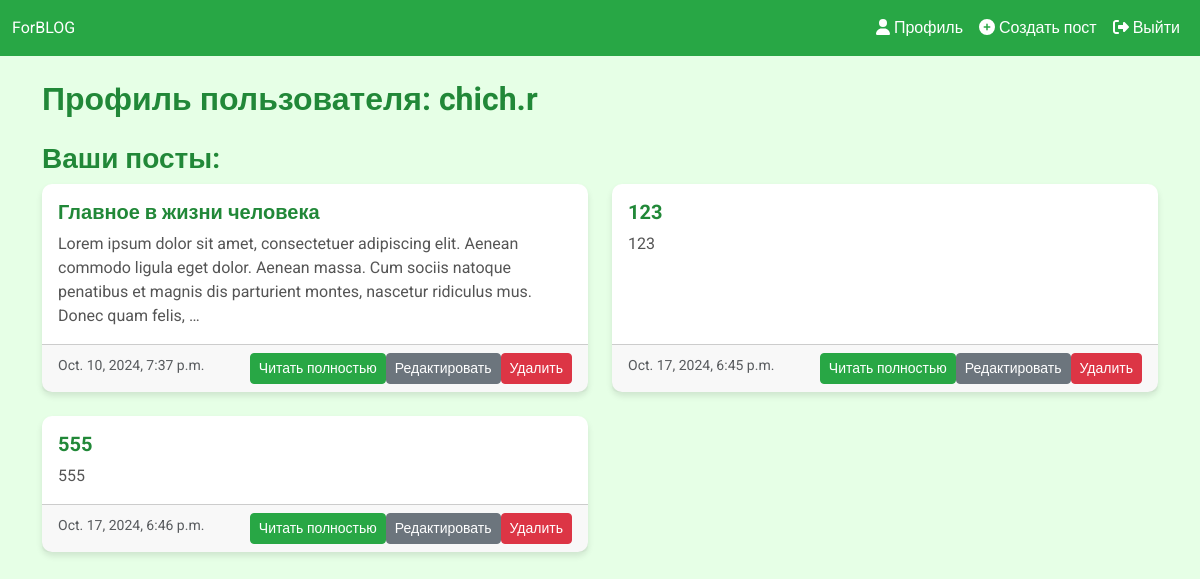
Page /profile/chich.r/ on the committed database.
### blog/models.py (models this page shows, shortened)
class Post(models.Model):
    title = models.CharField(max_length=200)
    content = models.TextField()
    pub_date = models.DateTimeField(default=timezone.now)
    published = models.BooleanField(default=True)
    author = models.ForeignKey(User, on_delete=models.CASCADE, related_name='posts')

### blog/views.py (the view)
# urls.py: path('profile/<str:username>/', views.user_profile_view, name='user_profile'),
def user_profile_view(request, username):
    user = get_object_or_404(User, username=username)
    posts = Post.objects.filter(author=user)
    return render(request, 'blog/profile.html', {'user': user, 'posts': posts})

### blog/templates/blog/profile.html (shortened to what this page needs)
{% extends 'blog/base.html' %}
{% block content %}
    <h2>Профиль пользователя: {{ user.username }}</h2>
    <h3 class="mt-4">Ваши посты:</h3>
    <div class="row">
        {% for post in posts %}
            <div class="col-md-6 mb-4">
                <div class="card h-100">
                    <div class="card-body">
                        <h5 class="card-title">{{ post.title }}</h5>
                        <p class="card-text">{{ post.content|truncatewords:30 }}</p>
                    </div>
                    <div class="card-footer">
                        <small class="text-muted">{{ post.pub_date }}</small>
                        {% if post.author == user %}
                        <a href="{% url 'delete_post' post.id %}" class="btn btn-danger btn-sm float-end">Удалить</a>
                         <a href="{% url 'edit_post' post.id %}" class="btn btn-secondary btn-sm float-end">Редактировать</a>
                {% endif %}
                        <a href="{% url 'post_detail' post.id %}" class="btn btn-primary btn-sm float-end">Читать полностью</a>
                    </div>
                </div>
            </div>
        {% empty %}
            <p>У вас пока нет постов.</p>
        {% endfor %}
    </div>
{% endblock %}

### static/css/custom.css (style rules this page uses)
body { background-color: #e6ffe6; font-family: 'Roboto', sans-serif; color: #333333; }
.card { border-radius: 10px; box-shadow: 0 4px 6px rgba(0, 0, 0, 0.1); border: none; }
.card-title { color: #218838; }
.card-text { color: #555555; }
.btn-primary { background-color: #28a745; border-color: #28a745; }
a { color: #28a745; }
.card-text, .form-label, .form-control, .nav-link, .navbar-brand { font-size: 1rem; line-height: 1.5; }
h1, h2, h3, h4, h5, h6 { color: #218838; font-weight: 700; }

### rows in the picture
Post: title "Главное в жизни человека", content "Lorem ipsum dolor sit amet, consectetuer adipiscing elit. Aenean commodo ligula eget dolor. Aenean massa. Cum sociis natoque penatibus et magnis dis parturient montes, nascetur ridiculus mus. Donec quam felis, …", pub_date "Oct. 10, 2024, 7:37 p.m.", shows "Удалить"
Post: title "123", content "123", pub_date "Oct. 17, 2024, 6:45 p.m.", shows "Удалить"
Post: title "555", content "555", pub_date "Oct. 17, 2024, 6:46 p.m.", shows "Удалить"

### other values in the picture
{{ user.username }} "chich.r"
